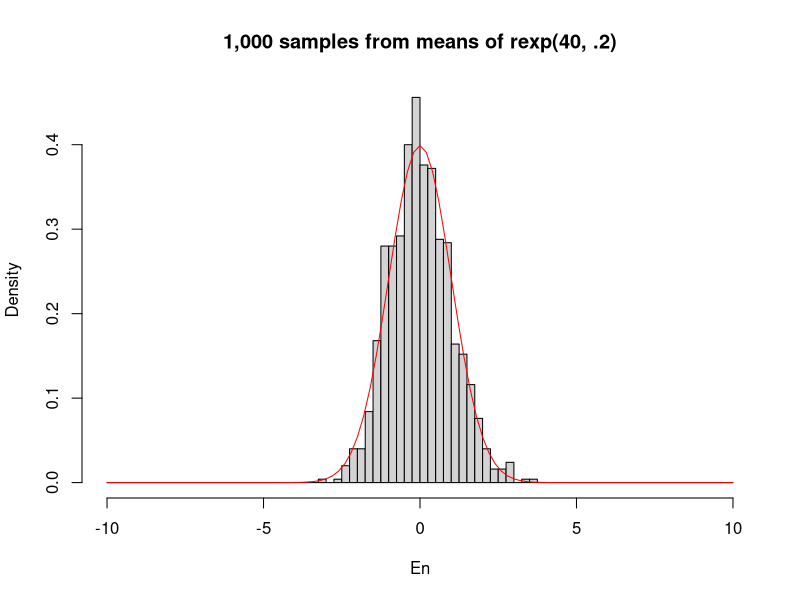

R code for this plot:
lambda = 0.2 #exp dist property
En = c()
Vn = c()
m = 1000 #simulation times
op = par(mfrow=c(1,1)) #plot
n = 40 #sample size

#simulation begins
for (i in 1:m){
  
  #sample from exp
  W = rexp(n, lambda)
  
  #standardize
  En[i] = (mean(W) - 1/lambda)/((1/lambda)/sqrt(n))
  Vn[i] = sd(W)^2
}
#plot
head(En) #dist mean = 1/lambda = 5
head(Vn) #dist var = (1/lambda)^2 = 25
hist(En, probability = TRUE, breaks = seq(-10,10,by=.25), main = "1,000 samples from means of rexp(40, .2)")
curve(dnorm(x, mean= 0, sd=1), add= TRUE, col = "red")


